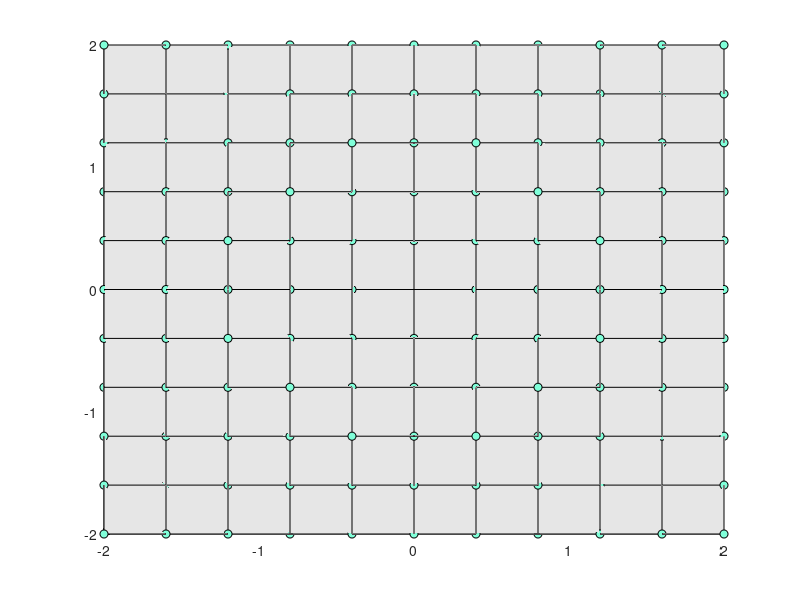

Source code (MATLAB):
[x,y] = meshgrid([-2:.4:2]);Z =sin(x.^2+y.^2);
fh = figure('Position',[350 275 400 300],'Color','w');
ah = axes('Color',[.8 .8 .8],'XTick',[-2 -1 0 1 2],...
'YTick',[-2 -1 0 1 2]);
sh = surface('XData',x,'YData',y,'ZData',Z,...
'FaceColor',get(ah,'Color')+.1,...
'EdgeColor','k','Marker','o',...
'MarkerFaceColor',[.5 1 .85]);